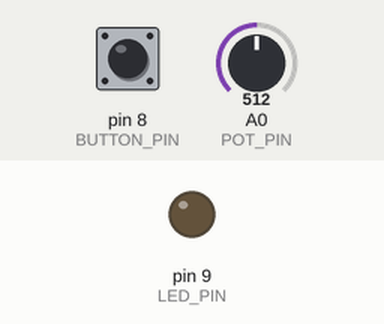
Bench run of a sketch on a simulated Arduino Uno, built with avr-gcc and run on an emulated ATmega328P. Shown: output pins drawn as LEDs (lit = HIGH). The test bench sets the inputs (shaded band); at power-on: pin 8 (BUTTON_PIN) HIGH, A0 (POT_PIN) = 512.

Above: at 1.2 s.
1.3 s: pin 8 (BUTTON_PIN) pulled LOW for 0.15 s
At 1.38 s:
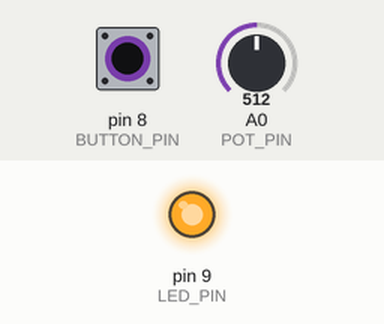
2.9 s: pin 8 (BUTTON_PIN) pulled LOW for 3.2 s
At 7.1 s:
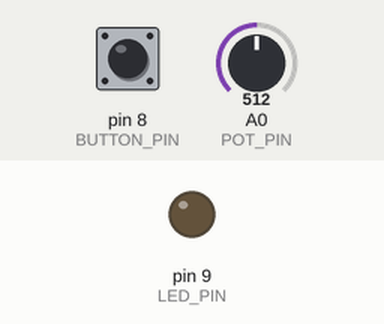
Timing chart, 0 to 8.6 s (numbered marks = the images above; inputs shaded):
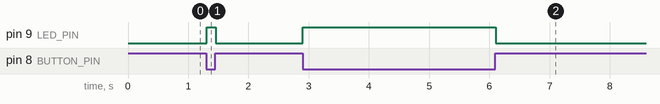

The sketch:

Slavenano.ino
```cpp
#include <Wire.h>

const byte SLAVE_ADDR = 0x08;
const byte POT_PIN = A0;
const byte BUTTON_PIN = 8;
const byte LED_PIN = 9;

volatile int wartoscPot = 0;
volatile byte stanPrzycisku = 0;

void setup() {
  pinMode(BUTTON_PIN, INPUT_PULLUP);
  pinMode(LED_PIN, OUTPUT);
  Wire.begin(SLAVE_ADDR);
  Wire.onRequest(zrealizujZadanie);
}

void loop() {
  wartoscPot = analogRead(POT_PIN);

  bool wcisniety = (digitalRead(BUTTON_PIN) == LOW);
  stanPrzycisku = wcisniety ? 1 : 0;
  digitalWrite(LED_PIN, wcisniety ? HIGH : LOW);

  delay(10);
}

void zrealizujZadanie() {
  byte dane[3];
  dane[0] = highByte(wartoscPot);
  dane[1] = lowByte(wartoscPot);
  dane[2] = stanPrzycisku;
  Wire.write(dane, 3);
}
```

Measured:
- after the input at 1.3 s, pin 9 (LED_PIN): LOW → HIGH at once, → LOW 0.15 s later
- after the input at 2.9 s, pin 9 (LED_PIN): LOW → HIGH at once, → LOW 3.2 s later
